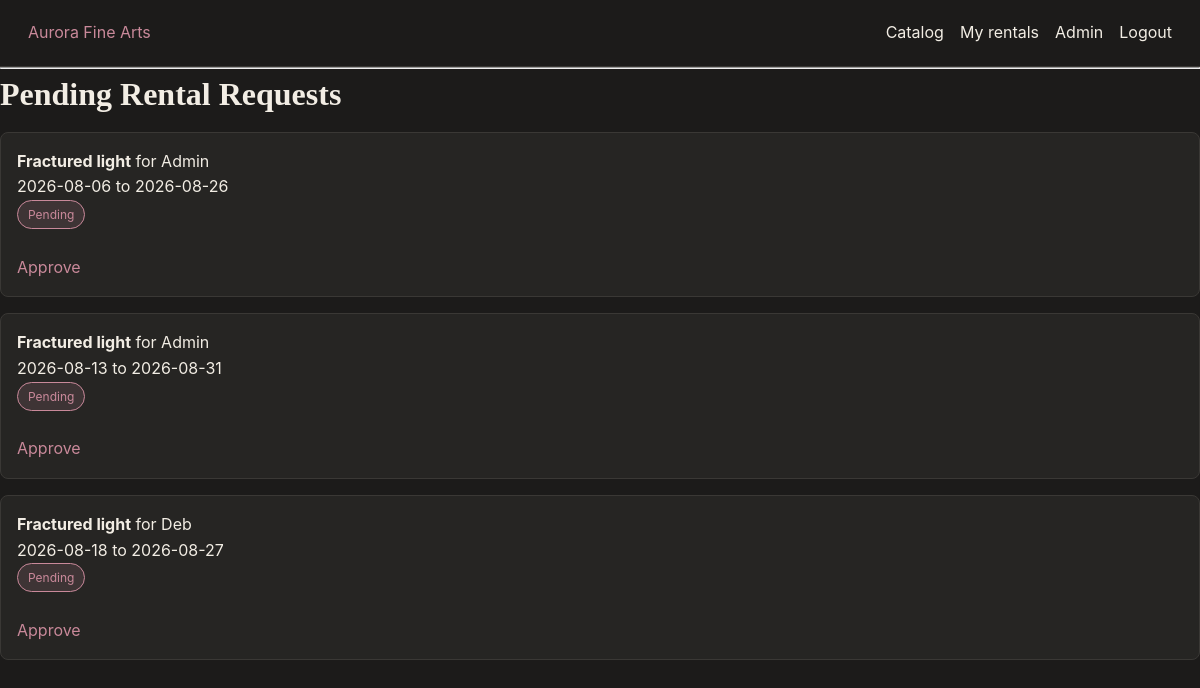
/admin/rentals (signed in), run on an earlier commit of the app's database.
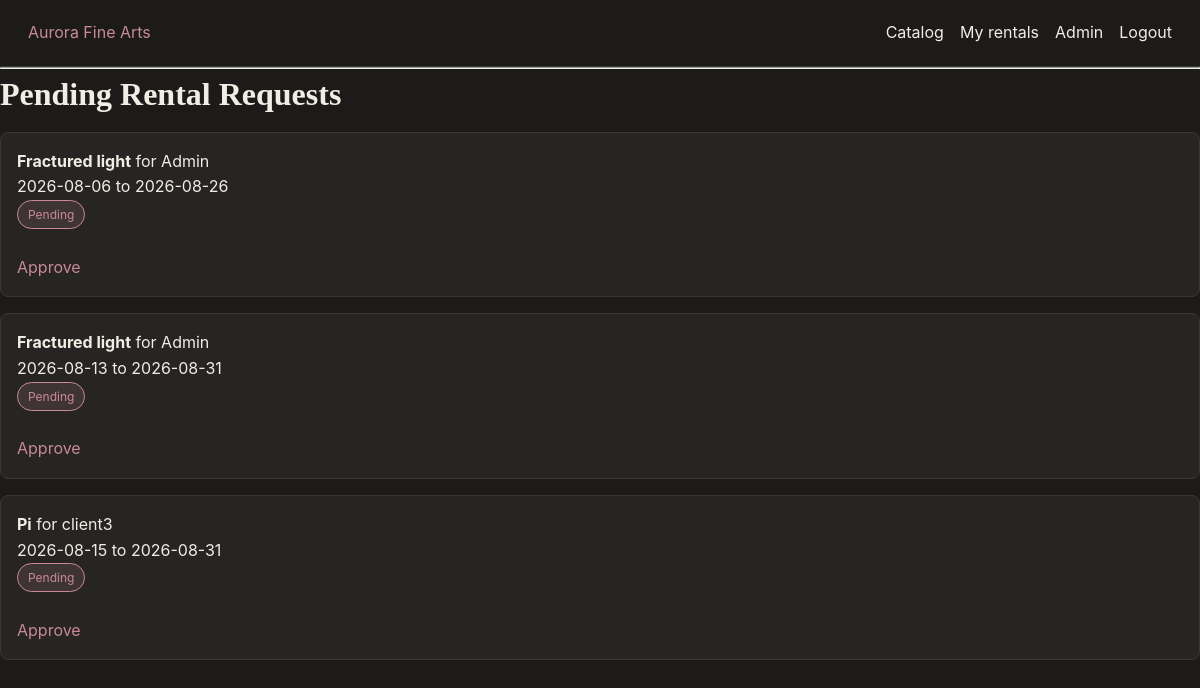
And on a later commit of the database.
### models.py (models this page shows, shortened)
class Rental(db.Model):
    id = db.Column(db.Integer, primary_key=True)
    user_id = db.Column(db.Integer,db.ForeignKey("user.id"), nullable=False)
    artwork_id = db.Column(db.Integer,db.ForeignKey("artwork.id"), nullable=False)
    start_date = db.Column(db.Date, nullable=False)
    end_date = db.Column(db.Date, nullable=False)
    status = db.Column(db.String(20), default="pending")
    user = db.relationship("User", backref="rentals")
    artwork = db.relationship("Artwork", backref="rentals")

class Artwork(db.Model):
    id = db.Column(db.Integer, primary_key=True)
    title = db.Column(db.String(150), nullable=False)
    artist_name = db.Column(db.String(150), nullable=False)
    category = db.Column(db.String(80))
    price_per_month = db.Column(db.Float, nullable=False)
    is_available = db.Column(db.Boolean, default=True)

class User(db.Model, UserMixin):
    id = db.Column(db.Integer, primary_key=True)
    name = db.Column(db.String(100),nullable=False)
    email = db.Column(db.String(120),unique=True, nullable=False)
    password_hash = db.Column(db.String(200), nullable=False)
    is_admin = db.Column(db.Boolean, default=False)

### app.py (the view)
@app.route("/admin/rentals")
@login_required
def admin_rentals():
    if not current_user.is_admin:
        return "Access denied - admins only", 403
    pending = Rental.query.filter_by(status="pending").all()
    return render_template("admin_rentals.html", rentals=pending)

### app.py (called while the page is built)
@login_manager.user_loader
def load_user(user_id):
    return User.query.get(int(user_id))

### templates/admin_rentals.html (shortened to what this page needs)
{% extends "base.html" %}
{% block content %}
    <h1>Pending Rental Requests</h1>
    {% for rental in rentals %}
        <div class="artwork-card">
            <strong>{{ rental.artwork.title }}</strong> for {{ rental.user.name}}
            <p>{{ rental.start_date }} to {{ rental.end_date }}</p>
            <span class="badge" style="border-color:#C9899A; color:#C9899A; background:rgba(201,137,154,0.15);">Pending</span>
            <br><br>
            <a href="/admin/rentals/{{ rental.id }}/approve">Approve</a>
        </div>
    {% endfor %}
{% endblock %}

What changed in the data, as far as the page shows it:
no longer on this page (row edited): Rental: artwork "Fractured light", user.name "Deb", start_date "2026-08-18", end_date "2026-08-27"
added Rental: artwork "Pi", user.name "client3", start_date "2026-08-15", end_date "2026-08-31"
